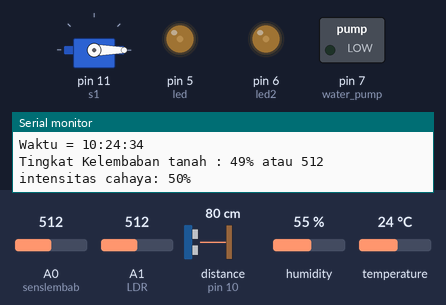
Bench run of a sketch on a simulated Arduino Uno, built with avr-gcc and run on an emulated ATmega328P. On the bench: servo, switched loads named in the sketch (green lamp = pin HIGH), output pins drawn as LEDs (lit = HIGH), the last lines printed to the serial monitor. Wiring (inferred from the names in the program): ultrasonic range finder: trigger pin 8; echo pin 10. The test bench sets the inputs (shaded band); at power-on: temperature 24 °C, A1 (LDR) = 512, A0 (senslembab) = 512, distance to the obstacle (sensor on pin 10) 80 cm, humidity 55 %. The echo pulse lasts 58.3 µs per cm; the local clock reads 2024-03-15 10:24:30 at power-on unless the sketch sets it; the modem accepts every AT command (registered, SIM ready, sends succeed) and sends nothing else; pins used as bus, display or sensor lines are not drawn.

Above: at 4.2 s.
4.3 s: temperature set to 30 °C
6.4 s: temperature set to 33 °C
At 8.6 s:
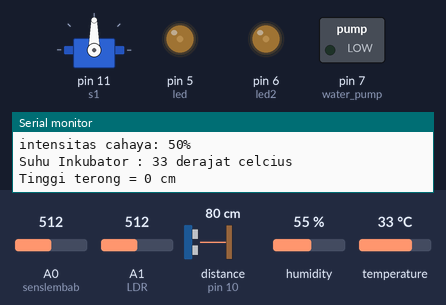
8.9 s: A1 (LDR) set to 565
At 10.6 s:
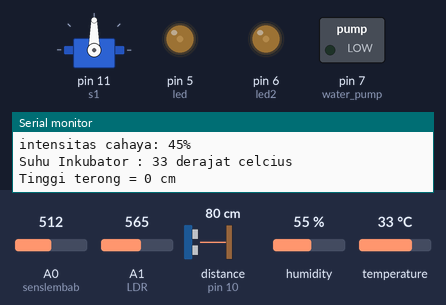
11.0 s: A1 (LDR) set to 587
At 12.2 s:
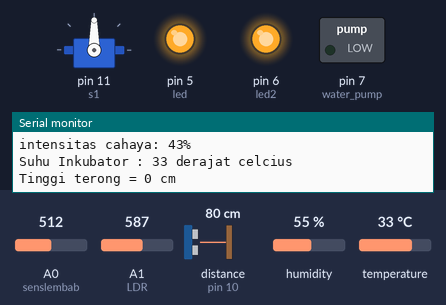
13.2 s: A0 (senslembab) set to 325
19.4 s: A0 (senslembab) set to 294
At 21.3 s:
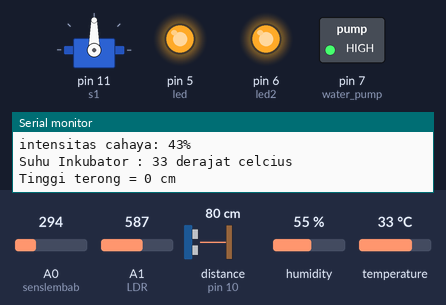
Timing chart, 0 to 22.8 s (numbered marks = the images above; inputs shaded):
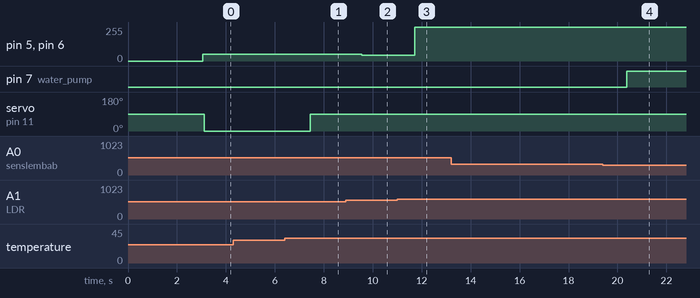

The sketch:

Inkubator_Solanaceae.ino
```cpp
#include <virtuabotixRTC.h>
#include <SoftwareSerial.h>
#include <DHT.h>
#include <Servo.h>
#define sensorsuhu 2


virtuabotixRTC RTCku(3, 4, 12);
SoftwareSerial SIM800L(13, 9);
DHT dht(sensorsuhu,DHT11);
Servo s1;

const int water_pump = 7;
const int TRIG_PIN_terong = 8;
const int ECHO_PIN_terong = 10;
const int led = 5;
const int led2 = 6;
const int senslembab = A0;
const int LDR = A1;
int value;
int nilai;
int temperatur;
int intensity2;
int tinggi_terong;
unsigned long duration_terong;
int distance_terong;
int prediksi;
int arrPrediksi[8];
int a = 0 && a <=8;
int mean;
int jumlah;

void setup() {
  Serial.begin(9600);
  SIM800L.begin(9600);
  dht.begin(9600);
  s1.attach(11);
  pinMode(TRIG_PIN_terong, OUTPUT);
  pinMode(ECHO_PIN_terong, INPUT);
  pinMode(water_pump, OUTPUT);
  pinMode(led, OUTPUT);
  pinMode(led2, OUTPUT);
  pinMode(senslembab,INPUT);
  pinMode(sensorsuhu, INPUT);
  pinMode(LDR, INPUT);
  //RTCku.setDS1302Time(20, 34, 14, 7, 16, 3, 2021); //(Hanya dipakai saat setting awal)

  while(!Serial);
  SIM800L.write("AT+CMGF=1\r\n");
  Serial.println("Layanan SMS aktif");
  delay(2000);
  SIM800L.write("AT+CMGS=\"082377200227\"\r\n");//Masukan nomor tujuan
  delay(500);
  SIM800L.print("Inkubator ON");

  SIM800L.write((char)26);
  delay(500);
}

void loop() {
  RTCku.updateTime();

  String jam, menit, detik, tanggal, bulan, tahun;
  jam = RTCku.hours;
  menit = RTCku.minutes;
  detik = RTCku.seconds;

  tanggal = RTCku.dayofmonth;
  bulan = RTCku.month;
  tahun = RTCku.year;

  Serial.println("Waktu = " + jam +":"+ menit +":"+ detik);
  kelembaban();
  Serial.println("Tingkat Kelembaban tanah : " + (String)nilai + "% atau " + (String)value);
  cahaya();
  Serial.println("intensitas cahaya: " + (String)intensity2 + "%\n");

  //bagian dht11
  int temperatur = dht.readTemperature();
  if(isnan (temperatur)){ temperatur = 0;}
  Serial.println("Suhu Inkubator : " + (String)temperatur + " derajat celcius");

  //bagian kondisi servo muter kanopi
  if (temperatur >= 32){
    s1.write(90);
    //Serial.println("Kanopi Terbuka");
  }
  else {
      s1.write(0);
    //Serial.println("Kanopi Tertutup");
    }

  //bagian ultrasonik
  digitalWrite(TRIG_PIN_terong, HIGH);
  delayMicroseconds(5);
  digitalWrite(TRIG_PIN_terong, LOW);
  duration_terong = pulseIn(ECHO_PIN_terong, HIGH);
  distance_terong = duration_terong / 58.2;
  tinggi_terong = 24 - distance_terong ;
  if(tinggi_terong < 0){
    tinggi_terong = 0;
  }
  Serial.println("Tinggi terong = " +(String)tinggi_terong + " cm");
 // delay(500);

//  if(RTCku.hours == 15 && RTCku.minutes == 42 && RTCku.seconds == 11){
//    SIM800L.write("AT+CMGS=\"082377200227\"\r\n");//Masukan nomor tujuan
//    delay(500);
//    kirimsms();
//
//    SIM800L.print("Suhu = " + (String)temperatur + " Derajat Celcius    # ");
//    SIM800L.print("Tinggi Terong = " + (String)tinggi_terong + " cm     # ");
//    //a++;
//    arrPrediksi[0] += tinggi_terong;
//    //delay(1000);
//    SIM800L.write((char)26);
//    delay(500);
//    }
// if(RTCku.hours == 15 && RTCku.minutes == 43 && RTCku.seconds == 10){
//    SIM800L.write("AT+CMGS=\"082377200227\"\r\n");//Masukan nomor tujuan
//    delay(500);
//    kirimsms();
//
//    SIM800L.print("Suhu = " + (String)temperatur + " Derajat Celcius    # ");
//    SIM800L.print("Tinggi Terong = " + (String)tinggi_terong + " cm      # ");
//    arrPrediksi[1] += tinggi_terong;
//    //delay(1000);
//    SIM800L.write((char)26);
//    delay(500);
//    }
// if(RTCku.hours == 15 && RTCku.minutes == 44 && RTCku.seconds == 10){
//    SIM800L.write("AT+CMGS=\"082377200227\"\r\n");//Masukan nomor tujuan
//    delay(500);
//    kirimsms();
//
//    SIM800L.print("Suhu = " + (String)temperatur + " Derajat Celcius    # ");
//    SIM800L.print("Tinggi Terong = " + (String)tinggi_terong + " cm      # ");
//    arrPrediksi[2] += tinggi_terong;
//    //delay(1000);
//    SIM800L.write((char)26);
//    delay(500);
//    }
//  if(RTCku.hours == 15 && RTCku.minutes == 45 && RTCku.seconds == 10){
//    SIM800L.write("AT+CMGS=\"082377200227\"\r\n");//Masukan nomor tujuan
//    delay(500);
//    kirimsms();
//
//    SIM800L.print("Suhu = " + (String)temperatur + " Derajat Celcius    # ");
//    SIM800L.print("Tinggi Terong = " + (String)tinggi_terong + " cm      # ");
//    arrPrediksi[3] += tinggi_terong;
//    //delay(1000);
//    SIM800L.write((char)26);
//    delay(500);
//    }
// if(RTCku.hours == 15 && RTCku.minutes == 46 && RTCku.seconds == 10){
//    SIM800L.write("AT+CMGS=\"082377200227\"\r\n");//Masukan nomor tujuan
//    delay(500);
//    kirimsms();
//
//    SIM800L.print("Suhu = " + (String)temperatur + " Derajat Celcius    # ");
//    SIM800L.print("Tinggi Terong = " + (String)tinggi_terong + " cm      # ");
//    arrPrediksi[4] += tinggi_terong;
//    //delay(1000);
//    SIM800L.write((char)26);
//    delay(500);
//    }
//  if(RTCku.hours == 15 && RTCku.minutes == 47 && RTCku.seconds == 10){
//    SIM800L.write("AT+CMGS=\"082377200227\"\r\n");//Masukan nomor tujuan
//    delay(500);
//    kirimsms();
//
//    SIM800L.print("Suhu = " + (String)temperatur + " Derajat Celcius    # ");
//    SIM800L.print("Tinggi Terong = " + (String)tinggi_terong + " cm      # ");
//    arrPrediksi[5] += tinggi_terong;
//    //delay(1000);
//    SIM800L.write((char)26);
//    delay(500);
//    }
//  if(RTCku.hours == 15 && RTCku.minutes == 48 && RTCku.seconds == 10){
//    SIM800L.write("AT+CMGS=\"082377200227\"\r\n");//Masukan nomor tujuan
//    delay(500);
//    kirimsms();
//
//    SIM800L.print("Suhu = " + (String)temperatur + " Derajat Celcius    # ");
//    SIM800L.print("Tinggi Terong = " + (String)tinggi_terong + " cm      # ");
//    arrPrediksi[6] += tinggi_terong;
//    //delay(1000);
//    SIM800L.write((char)26);
//    delay(500);
//    }
  if(RTCku.hours == 17 && RTCku.minutes == 18 && RTCku.seconds == 11){
    SIM800L.write("AT+CMGS=\"082377200227\"\r\n");//Masukan nomor tujuan
    delay(500);
    kirimsms();

    SIM800L.print("Suhu = " + (String)temperatur + " Derajat Celcius    # ");
    SIM800L.print("Tinggi Terong = " + (String)tinggi_terong + " cm      # ");
    //arrPrediksi[7] += tinggi_terong;
    //delay(1000);
//
   a++;
   arrPrediksi[a] += tinggi_terong;
   SIM800L.write((char)26);
   delay(1000);
//    delay(1000);
    Serial.println("Pesan kondisi saat ini telah terkirim");
    //delay(500);
    if (arrPrediksi[7] != 0){
      kirimprediksi();
      Serial.println("Pesan prediksi telah terkirim");
    }

  }
  delay(1000);
  if (tinggi_terong >= 10){
    if(RTCku.hours == 17 && RTCku.minutes == 20 && RTCku.seconds == 11){
      //kirim ke sim800L
      SIM800L.write("AT+CMGS=\"082377200227\"\r\n");//Masukan nomor tujuan
      delay(500);
      SIM800L.print("Tanaman Siap Dipindahkan");
      SIM800L.write((char)26);
      delay(1000);
      }
  }

}

void kelembaban(){
  //bagian sensor kelembaban tanah
  value = analogRead(senslembab);
  nilai = map(value,1023,0,0,100);
  if (nilai > 100){
    nilai = 100;
  }
  if (nilai >= 70){
    //Serial.println("Waterpump Mati");
    digitalWrite(water_pump, HIGH);
  }
  else if (nilai < 70) {
   // Serial.println("Waterpump Menyala");
    digitalWrite(water_pump, LOW);
  }
}

//void suhu(){
  //bagian sensor kelembaban udara
//  float temperatur = dht.readTemperature();
//  if(isnan (temperatur)){ temperatur = 0;}
//  //bagian kondisi servo muter kanopi
//
//  Serial.println("Suhu Inkubator : " + (String)temperatur + " derajat celcius");
//
//  if (temperatur > 31){
//    s1.write(100);
//    //Serial.println("Kanopi Terbuka");
//  }
//  else {
//      s1.write(0);
//    //Serial.println("Kanopi Tertutup");
//    }
//}

void cahaya(){
  //bagian kondisi led berdasar intensitas cahaya
  int intensity = analogRead(LDR);
  intensity2 = map(intensity,0,1023,100,0);

  if(intensity2 < 45 ){
  digitalWrite(led, HIGH);
  digitalWrite(led2, HIGH);
  }
  else if(intensity2 >= 45 && intensity2 < 75){
  analogWrite(led, intensity2);
  analogWrite(led2, intensity2);
  }
  else{
 // Serial.println("Kondisi Terang, LED mati");
  digitalWrite(led, LOW);
  digitalWrite(led2, LOW);
  }
}

//void ultrasonik(){
//  digitalWrite(TRIG_PIN_terong, HIGH);
//  delayMicroseconds(5);
//  digitalWrite(TRIG_PIN_terong, LOW);
//  duration_terong = pulseIn(ECHO_PIN_terong, HIGH);
//  distance_terong = duration_terong / 58.2;
//  tinggi_terong = (26-distance_terong);
//  Serial.println("Tinggi terong yang dikirim = " +(String)tinggi_terong + " cm");

  //SIM800L.print("Tinggi Terong = " + (String)tinggi_terong + " cm    # ");
//}

//void kirimUltrasonik(){
//  ultrasonik();
//  Serial.println("Tinggi terong yang dikirim = " +(String)tinggi_terong + " cm");
//  SIM800L.print("Tinggi Terong = " + (String)tinggi_terong + " cm    # ");
//
//}

void kirimsms(){
//    SIM800L.write("AT+CMGS=\"082377200227\"\r\n");//Masukan nomor tujuan
//    delay(500);
    kelembaban();
    SIM800L.print("Kelembaban Tanah = " + (String)nilai + "%    # ");
//    suhu();
//    SIM800L.print("Suhu Inkubator = ");
//    SIM800L.print(temperatur + "Derajat Celcius");
    cahaya();
    SIM800L.print("Intensitas Cahaya = " + (String)intensity2 + "%    # ");
//    kirimUltrasonik();
    //suhu();
    //SIM800L.print("Suhu Inkubator = " + (String)temperatur + "Derajat Celcius    #");
    //ultrasonik();

}

void kirimprediksi(){
    for (int i=0; i<=7; i++){
      jumlah = jumlah + arrPrediksi[a];
    }
    Serial.println("Jumlah tinggi = " + (String)jumlah);
    mean = jumlah / 8;
    prediksi = 10 / mean;
    Serial.print("Tanaman akan siap dipindahkan dalam " + (String)prediksi + " hari lagi ");
    SIM800L.print("Tanaman akan siap dipindahkan dalam " + (String)prediksi + " hari lagi ");
    //Serial.println("Pesan prediksi terkirim");

    arrPrediksi[0]=0;
    arrPrediksi[1]=0;
    arrPrediksi[2]=0;
    arrPrediksi[3]=0;
    arrPrediksi[4]=0;
    arrPrediksi[5]=0;
    arrPrediksi[6]=0;
    arrPrediksi[7]=0;
    a = 0;
}
```

Measured:
- the behaviour switches between 31 and 32 °C on temperature (found by bisection; images 0 and 1)
- the behaviour switches between 572 and 573 on A1 (LDR) (found by bisection; images 2 and 3)
- the behaviour switches between 307 and 306 on A0 (senslembab) (found by bisection; images 3 and 4)
- after the input at 6.4 s, servo on pin 11 (s1): 0° → 90° after 1.0 s
- after the input at 8.9 s, pin 5 (led), pin 6 (led2): 50/255 → 45/255 after 0.66 s
- after the input at 11.0 s, pin 5 (led), pin 6 (led2): 45/255 → 255/255 after 0.72 s
- after the input at 19.4 s, pin 7 (water_pump): LOW → HIGH after 0.99 s
